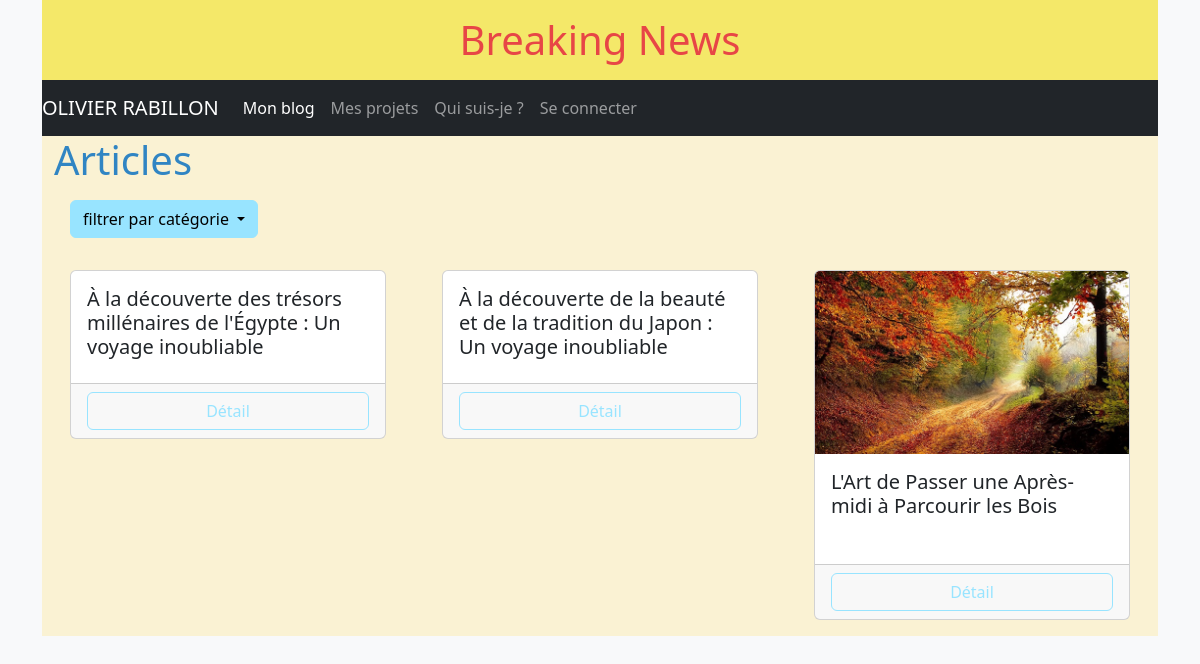
Page /blog on the committed database.
### tables this page shows
CREATE TABLE `articles` (
  `id` int(11) NOT NULL,
  `content` text NOT NULL,
  `date_creation` date NOT NULL DEFAULT current_timestamp(),
  `date_update` date NOT NULL DEFAULT current_timestamp(),
  `published` tinyint(1) NOT NULL DEFAULT 0,
  `id_category` int(11) NOT NULL,
  `title` text NOT NULL,
  `description` text NOT NULL
);

CREATE TABLE `images` (
  `id` int(11) NOT NULL,
  `id_project` int(11) DEFAULT NULL,
  `id_article` int(11) DEFAULT NULL,
  `image` text NOT NULL,
  `BaseImageName` text NOT NULL
);

### controller/blogController.php (called while the page is built, shortened)
<?php
       function blog()
       {
              require("view/blogView.php");
       }

### model/ArticleManager.php (called while the page is built, shortened)
<?php
    class ArticleManager extends Manager
    {
        function getListeArticle($categorie="Tous")
        {
            try
            {
                $_categorie = htmlspecialchars($categorie);
                $bdd = $this->getConnection();
                $requete = null;
                if($_categorie != 'Tous')
                {
                    $requete = $bdd->prepare("SELECT articles.id, articles.content, articles.date_creation, articles.title, articles.description FROM articles INNER JOIN categories ON categories.id = articles.id_category WHERE categories.categorie = ? AND articles.published = 1 ");
                    $requete->execute([$_categorie]);
                }
                else
                {
                    $requete = $bdd->query("SELECT articles.id, articles.content, articles.date_creation, articles.title, articles.description FROM articles WHERE published = 1" );
                }
                return $requete;
            }
            catch (Exception $ex)
            {
                throw new Exception($ex->getMessage());
            }
        }
        function getImageCardArticle($idArticle)
        {
            try
            {
                $_idArticle = htmlspecialchars($idArticle);
                $bdd = $this->getConnection();
                $requete = $bdd->prepare("SELECT * FROM images WHERE id_article = ? ");
                $requete->execute([$_idArticle]);
                while($_resultat = $requete->fetch())
                {
                    return $_resultat["image"];
                }
                return null;
            }
            catch (Exception $ex)
            {
                throw new Exception($ex->getMessage());
            }
        }
    }

### view/blogView.php (the view, shortened to what this page needs)
<section class="container bg-fourth">
    <h1 class="text-primary">
        Articles
    </h1>
    <div class="dropdown m-3">
        <button id="filtreCategorie" class="btn btn-secondary dropdown-toggle" type="button" data-bs-toggle="dropdown">
            filtrer par catégorie
        </button>
    </div>
    <div class="row">
        <?php
        require_once("./model/ArticleManager.php");
        $_categorie      = "Tous";
        $_articleManager = new ArticleManager();
        $_liste = $_articleManager->getListeArticle($_categorie);
        while($_resultat = $_liste->fetch())
        {
            ?>
                <div class="col-lg-4 col-md-6">
                    <div class="card m-3">
                        <?php
                            $resultat = $_articleManager->getImageCardArticle($_resultat["id"]);
                            if( $resultat != null){
                                echo '<img src="./public/Assets/'.$resultat.'" alt="image" class="card-img-top" />';
                            }
                        ?>
                        <div class="card-body" style="min-height: 110px">
                            <h5><?= htmlspecialchars_decode($_resultat["description"]) ?></h5>
                        </div>
                        <div class="card-footer">
                            <form method="post" action="article">
                                <button type="submit" class="btn w-100 btn-outline-secondary">Détail</button>
                            </form>
                        </div>
                    </div>
                </div>
            <?php
        }
        ?>
    </div>
</section>
<?php
    require("template.php");
?>

### rows in the picture
articles: description "À la découverte des trésors millénaires de l'Égypte : Un voyage inoubliable"
articles: description "À la découverte de la beauté et de la tradition du Japon : Un voyage inoubliable"
articles: id.image (picture), description "L'Art de Passer une Après-midi à Parcourir les Bois"

### other values in the picture
$texteEntete "Breaking News"
